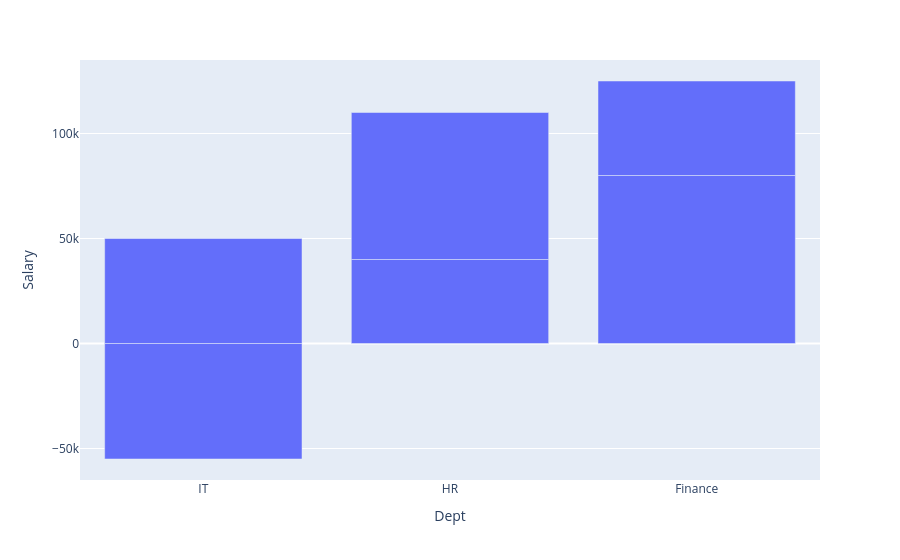

Notebook code cell kept with this figure:
### Code cell
fig=px.bar(df,x="Dept",y="Salary")
fig.show()

### Figure 1 — Plotly figure (JSON) as saved in the notebook; plotly's stock layout.template omitted (floating-point values rounded to 4 significant figures)
{"data": [{"alignmentgroup": "True", "hovertemplate": "Dept=%{x}<br>Salary=%{y}<extra></extra>", "legendgroup": "", "marker": {"color": "#636efa", "pattern": {"shape": ""}}, "name": "", "offsetgroup": "", "orientation": "v", "showlegend": false, "textposition": "auto", "type": "bar", "x": ["IT", "IT", "HR", "HR", "Finance", "Finance"], "xaxis": "x", "y": [50000, -55000, 40000, 70000, 80000, 45000], "yaxis": "y"}], "layout": {"autosize": true, "barmode": "relative", "legend": {"tracegroupgap": 0}, "margin": {"t": 60}, "xaxis": {"anchor": "y", "autorange": true, "domain": [0, 1], "range": [-0.5, 2.5], "title": {"text": "Dept"}, "type": "category"}, "yaxis": {"anchor": "x", "autorange": true, "domain": [0, 1], "range": [-65000, 135000], "title": {"text": "Salary"}, "type": "linear"}}}
